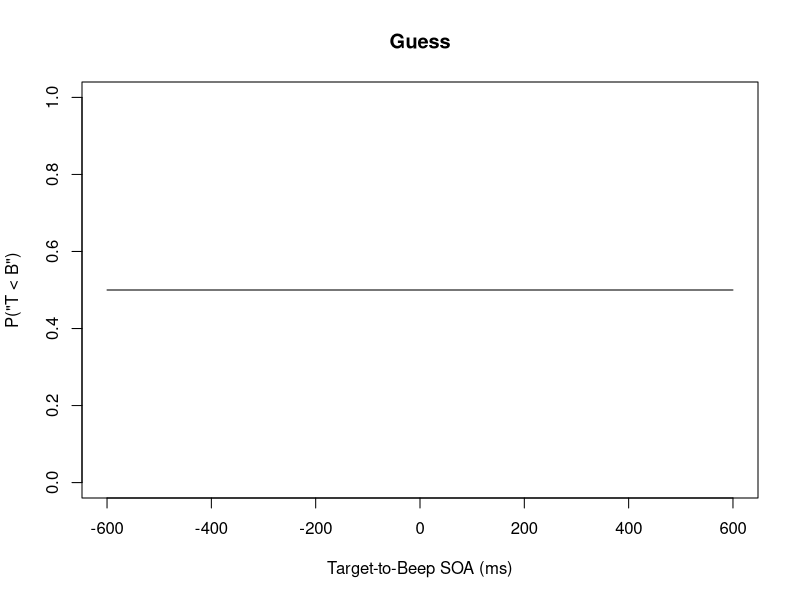
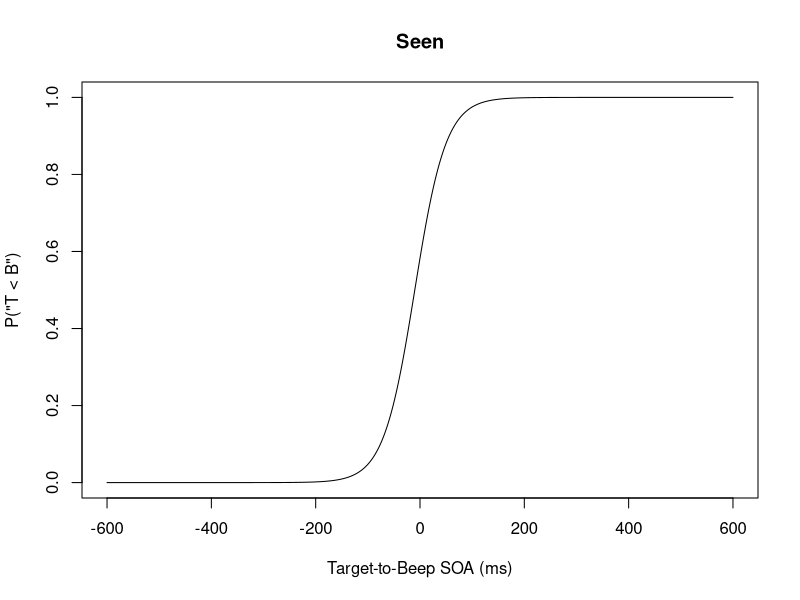

Write the R code that produced these figures, in order. (Note: this script raises an error after producing the figures.)
## ---- chunk 1
knitr::opts_chunk$set(echo = TRUE)
## ---- chunk 2
pss.toBeep.seen <- -10

pss.toBeep.retro <- function(soa.toCue = 0, model) {
  if (model == "CA") { # Conscious Access Model: PSS close to cue
    pss.toBeep.seen + soa.toCue
  } else { # Time Marker Model: PSS close to beep
    pss.toBeep.seen # constant
  } 
}
## ---- chunk 3
jnd.toBeep.seen <- 30

jnd.toBeep.retro <- function(soa.toCue = 0, model) {
  jnd.toBeep.seen + soa.toCue / 10 # lower precision due to the degradation of the sensory memory trace over time
}
## ---- chunk 4
logistic <- function(x, mu = 0, teta = 1) {
  1 / (1 + exp(-(x - mu) / teta))
}
## ---- chunk 5
p.beforeBeep.guess <- function(soa.toBeep) {
  rep(0.5, length(soa.toBeep)) # assuming no bias
}
## ---- chunk 6
p.beforeBeep.seen <- function(soa.toBeep) {
  logistic(soa.toBeep, pss.toBeep.seen, jnd.toBeep.seen)
}
## ---- chunk 7
p.beforeBeep.retro <- function(soa.toBeep, soa.toCue = 0, model) {
  pss <- pss.toBeep.retro(soa.toCue, model)
  jnd <- jnd.toBeep.retro(soa.toCue, model)
  logistic(soa.toBeep, pss, jnd)
}
## ---- chunk 8
p.seen.nocue <- 0.55
p.trials.nocue <- function(include.guesses = TRUE) {
  p.g <- if (include.guesses) 1 - p.seen.nocue else 0
  p.s <- 1 - p.g
  list(guess = p.g, seen = p.s)
}
## ---- chunk 9
p.guess <- function(soa.toCue) {
  # data from Sergent_Thibault_et_al 2016 PLOS
  data.soa.toCue <- c(-100, 100, 400)
  data.p.guess <-  c(0.24, 0.32, 0.39)
  # linear interpolation of data points
  approxfun(data.soa.toCue, data.p.guess, rule=2)(soa.toCue)
}
## ---- chunk 10
fraction.retro <- function(soa.toCue) {
  if (soa.toCue >= 0) {
    ## defined as the increase in probability to see the target from the baseline
    (1 - p.seen.nocue - p.guess(soa.toCue)) / p.seen.nocue
  } else {
    0 # retroperception cannot happen when the cue appears before the target
  }
}
## ---- chunk 11
p.trials <- function(soa.toCue, include.guesses = TRUE) {
  p.g <- if (include.guesses) p.guess(soa.toCue) else 0
  p.retro <- (1 - p.g) * fraction.retro(soa.toCue)
  p.seen <- 1 - p.g - p.retro
  list(guess = p.g, seen = p.seen, retro = p.retro)
}
## ---- chunk 12
p.beforeBeep.mixture.nocue <- function(soa.toBeep, include.guesses = TRUE) {
  proportions <- p.trials.nocue(include.guesses)
  proportions$guess * p.beforeBeep.guess(soa.toBeep) +
  proportions$seen * p.beforeBeep.seen(soa.toBeep)
}
## ---- chunk 13
p.beforeBeep.mixture <- function(soa.toBeep, soa.toCue = 0, model, include.guesses = TRUE) {
  proportions <- p.trials(soa.toCue, include.guesses)
  proportions$retro * p.beforeBeep.retro(soa.toBeep, soa.toCue, model) +
  proportions$seen * p.beforeBeep.seen(soa.toBeep) +
  proportions$guess * p.beforeBeep.guess(soa.toBeep)
}
## ---- chunk 14
data.soa.toCue <- 300
data.soa.toBeep <- seq(-600, 600, by=1)
include.guesses <- TRUE
models <- list(list(name="CA", color="blue"), list(name="TM", color="green"))
## ---- chunk 15
plot.function <- function(p.function, color, title) {
  plot(data.soa.toBeep, p.function(data.soa.toBeep),
       type="l",
       xlab="Target-to-Beep SOA (ms)", ylab="P(\"T < B\")",
       ylim=c(0,1),
       col=color,
       main=title)
}
## ---- chunk 16
plot.function(p.beforeBeep.guess, "black", "Guess")
plot.function(p.beforeBeep.seen, "black", "Seen")
## ---- chunk 17
for (model in models) {
  p.function.retro <- function(soa.toBeep, input.soa.toCue) {
      p.beforeBeep.retro(soa.toBeep, input.soa.toCue, model$name)
  }
  plot.function(p.function.retro, model$color, sprintf("Retro - %s", model$name), data.soa.toCue)
}
for (model in models) {
  p.function.mixture <- function(soa.toBeep, input.soa.toCue) {
      p.beforeBeep.mixture(soa.toBeep, input.soa.toCue, model$name, include.guesses)
  }
  plot.function(p.function.mixture, model$color, sprintf("Mixture - %s", model$name), data.soa.toCue)
}
## ---- chunk 18
sliderInput("soa.toCue.comparison", "SOA[Target-Cue] (ms)", -200, 400, data.soa.toCue, step = 25, round = TRUE)
plot.mixtures <- function(model, color, input.soa.toCue = data.soa.toCue) {
  plot(data.soa.toBeep, p.beforeBeep.mixture.nocue(data.soa.toBeep, include.guesses),
       type="l", col="black", lty="dotted",
       xlab="Target-to-Beep SOA (ms)", ylab="P(\"T < B\")",
       ylim=c(0,1),
       main=sprintf("%s Model", model))
  # lines(data.soa.toBeep, p.beforeBeep.mixture(data.soa.toBeep, soa.toCue = data.soa.toCue, model, include.guesses),
  #       col=color, lty="dashed")
  lines(data.soa.toBeep, p.beforeBeep.mixture(data.soa.toBeep, soa.toCue = input.soa.toCue, model, include.guesses),
        col=color, lty="dashed")
  legend("topleft", inset=.05, lwd=2,
         # c("no cue", sprintf("retro-cue : %dms", data.soa.toCue)),
         c("no cue", sprintf("retro-cue : %dms", input.soa.toCue)),
         col=c("black", color),
         lty=c("dotted", "dashed"))
}
# TODO debug include.guesses within renderPlot
# renderPlot({
# plot.mixtures("CA", "blue", input$soa.toCue.comparison)
# })
# renderPlot({
# plot.mixtures("TM", "green", input$soa.toCue.comparison)
# })
plot.mixtures("CA", "blue")
plot.mixtures("TM", "green")
## ---- chunk 19
include.guesses <- FALSE
plot.mixtures("CA", "blue")
plot.mixtures("TM", "green")
